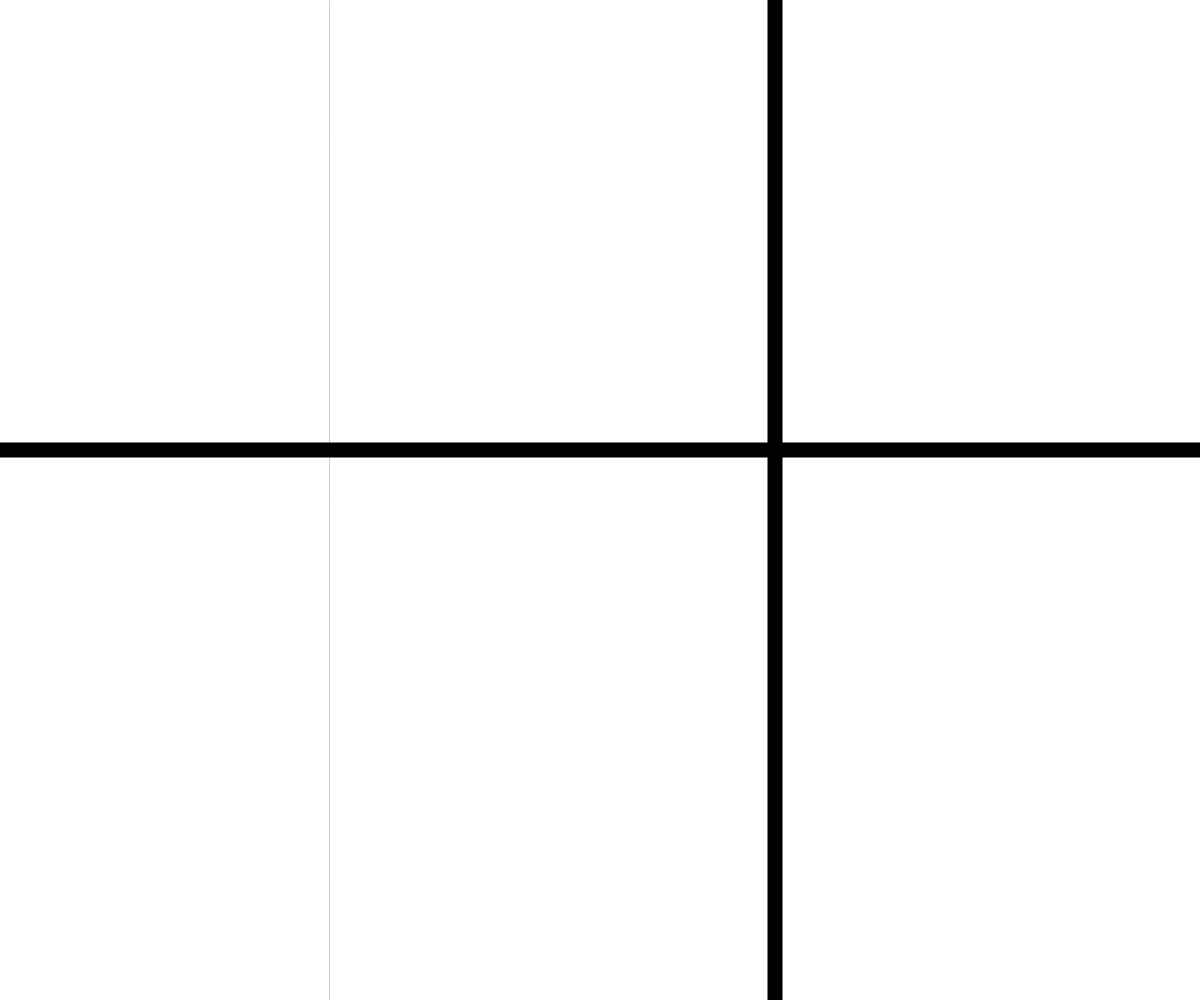
Frame 1 (no input)
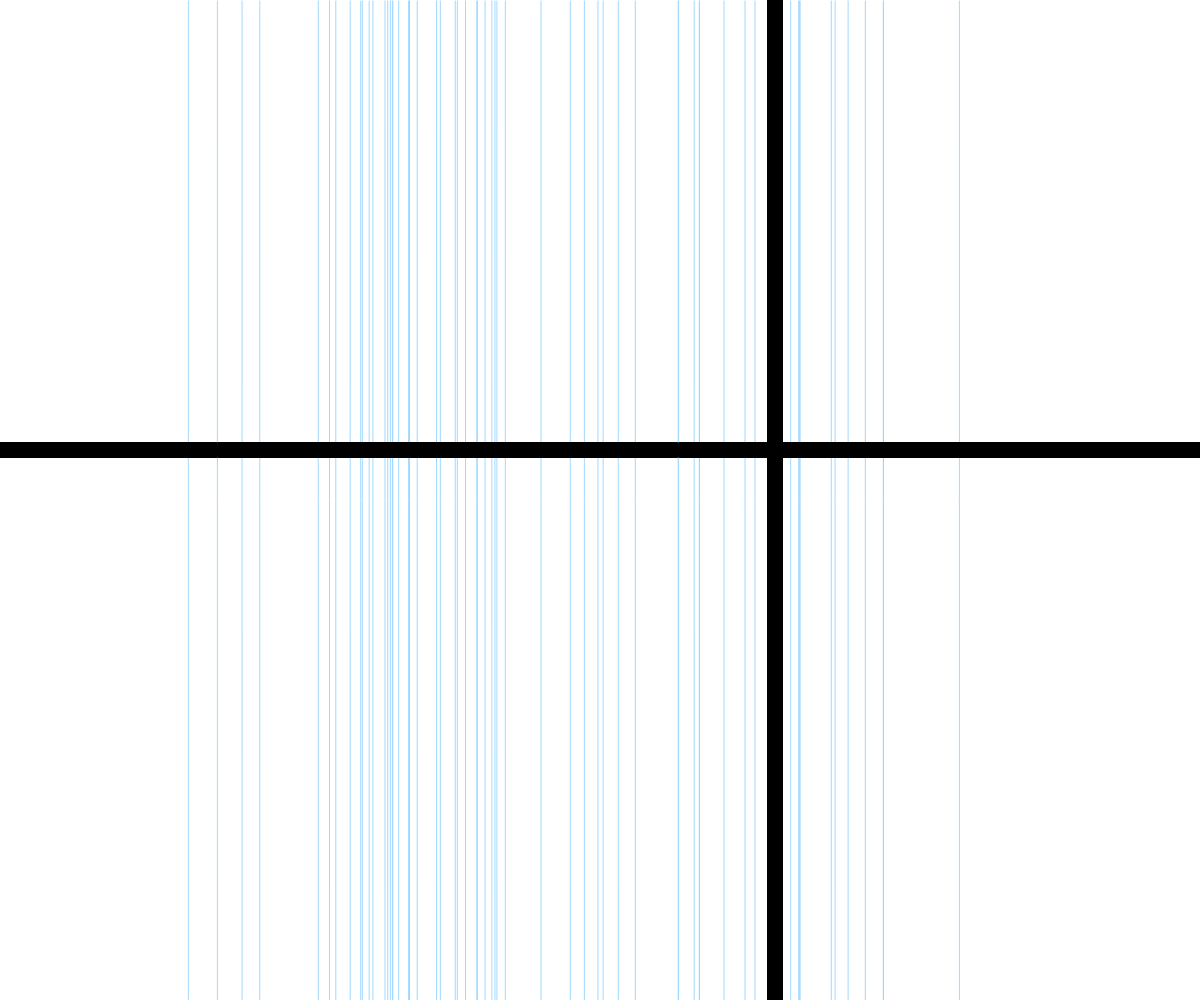
Frame 60 (no input)
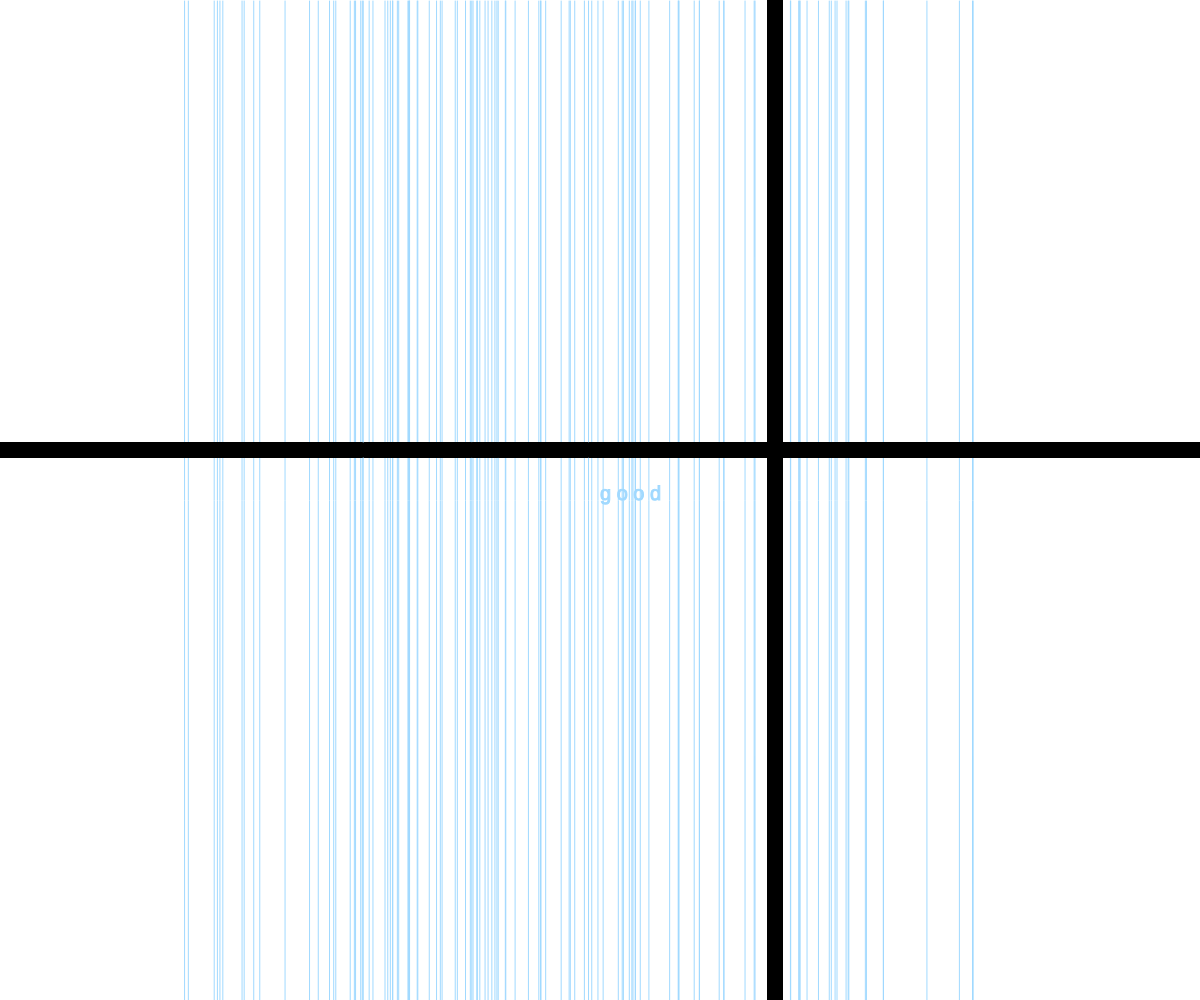
Frame 120 (the mouse pressed at the canvas centre since frame 60)

The p5.js sketch that drew these frames (run headless with seeded random() and noise() and a simulated clock; from frame 60 on, the mouse is pressed at the canvas centre):

// p5.js sketch
// ── sketch.js


function setup() {
    createCanvas(windowWidth, windowHeight);
    window.alert('Thank you for stopping by, but it seems it is going to rain now.              I will watch as you walk back from my window.                                 <<Click the screen to say goodbye.>>')
  }

  
 let xoff = 0.0;

  function draw() {
   
    noiseSeed(100);
    stroke(0, 100);

    stroke(160, 217, 255);
    strokeWeight(1);
    xoff = xoff + 1;
    let n = noise(xoff) * windowWidth;
    line(n, 1, n, height);
  
    stroke(0,0,0);
    strokeWeight(15);
    line(775, 0, 775, windowHeight);
    line(0, 450, windowWidth, 450);



   }



let word1 = ['g o o d']
let word2 = ['              b y e']

    function mousePressed() {
     stroke(160,217,255);
     textSize(20);
     fill(160,217,255);
     strokeWeight(1);
     text(word1, mouseX, mouseY);
    }
    function mouseReleased() {
      stroke(160,217,255);
      textSize(20);
      fill(160,217,255);
      strokeWeight(1);
      text(word2, mouseX, mouseY);
     }
  

  
  
